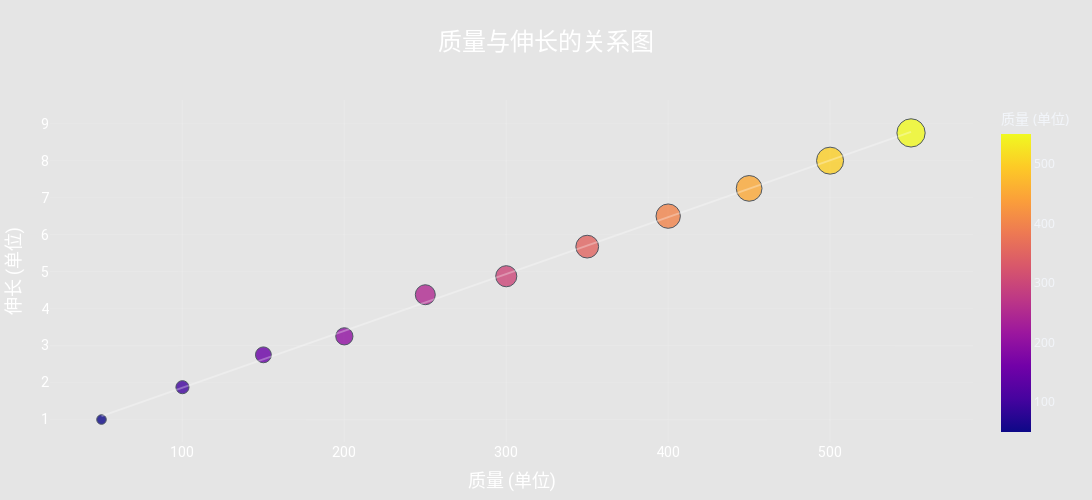

Here is the notebook cell this chart was saved with:
### Code cell
'''
Date: 2025-02-27 21:02:49
LastEditors: Aregene
LastEditTime: 2025-02-27 21:47:21
'''
import plotly.express as px

fig = px.scatter(
    df, 
    x='质量', 
    y='伸长', 
    title="质量与伸长的关系图",
    labels={'质量': '质量 (单位)', '伸长': '伸长 (单位)'},
    color='质量',  # 根据质量值自动着色
    size='伸长',   # 根据伸长值调整点的大小
    opacity=0.8,  # 设置点的透明度
    trendline="ols",  # 添加线性趋势线
    trendline_color_override="rgba(255,255,255,0.3)",  # 设置趋势线颜色
)

# 更新图表布局以美化
fig.update_layout(
    width=1100,  # 设置图表宽度
    height=500, # 设置图表高度
    template='plotly_dark',  # 设置图表模板，可以选择不同的颜色主题
    xaxis_title_text='质量 (单位)',  # X轴标题
    yaxis_title_text='伸长 (单位)',  # Y轴标题
    title_font=dict(size=24, color='white', family='Roboto'),  # 设置标题字体
    title_x=0.5,  # 设置标题水平居中
    xaxis=dict(title_font=dict(size=18, color='white', family='Roboto'), tickfont=dict(size=14, color='white', family='Roboto')),  # X轴字体
    yaxis=dict(title_font=dict(size=18, color='white', family='Roboto'), tickfont=dict(size=14, color='white', family='Roboto')),  # Y轴字体
    legend_title_text='图例',  # 图例标题
    legend=dict(x=0.9, y=0.9, title_font=dict(size=16, color='white', family='Roboto'), font=dict(size=14, color='white', family='Roboto'), bgcolor='rgba(0,0,0,0.5)'),  # 调整图例位置和样式
    plot_bgcolor='rgba(0,0,0,0)',  # 设置绘图区域背景颜色
    paper_bgcolor='rgba(0,0,0,0.1)',  # 设置整个图表背景颜色
    margin=dict(l=50, r=50, t=100, b=50),  # 设置图表的边距
    xaxis_showgrid=True,  # 显示X轴网格线
    yaxis_showgrid=True,  # 显示Y轴网格线
    xaxis_gridcolor='rgba(255,255,255,0.1)',  # 设置X轴网格线颜色
    yaxis_gridcolor='rgba(255,255,255,0.1)',  # 设置Y轴网格线颜色
)

# 显示图表
fig.show()

### Figure 1 — Plotly figure (JSON) as saved in the notebook; plotly's stock layout.template omitted (floating-point values rounded to 4 significant figures)
{"data": [{"hovertemplate": "质量 (单位)=%{marker.color}<br>伸长 (单位)=%{marker.size}<extra></extra>", "legendgroup": "", "marker": {"color": [50, 100, 150, 200, 250, 300, 350, 400, 450, 500, 550], "coloraxis": "coloraxis", "opacity": 0.8, "size": [1.0, 1.875, 2.75, 3.25, 4.375, 4.875, 5.675, 6.5, 7.25, 8.0, 8.75], "sizemode": "area", "sizeref": 0.02187, "symbol": "circle"}, "mode": "markers", "name": "", "orientation": "v", "showlegend": false, "type": "scatter", "x": [50, 100, 150, 200, 250, 300, 350, 400, 450, 500, 550], "xaxis": "x", "y": [1.0, 1.875, 2.75, 3.25, 4.375, 4.875, 5.675, 6.5, 7.25, 8.0, 8.75], "yaxis": "y"}, {"hovertemplate": "<b>OLS trendline</b><br>伸长 = 0.0153727 * 质量 + 0.324545<br>R<sup>2</sup>=0.998544<br><br>质量 (单位)=%{x}<br>伸长 (单位)=%{y} <b>(trend)</b><extra></extra>", "legendgroup": "", "line": {"color": "rgba(255,255,255,0.3)"}, "marker": {"symbol": "circle"}, "mode": "lines", "name": "", "showlegend": false, "type": "scatter", "x": [50, 100, 150, 200, 250, 300, 350, 400, 450, 500, 550], "xaxis": "x", "y": [1.093, 1.862, 2.63, 3.399, 4.168, 4.936, 5.705, 6.474, 7.242, 8.011, 8.78], "yaxis": "y"}], "layout": {"coloraxis": {"colorbar": {"title": {"text": "质量 (单位)"}}, "colorscale": [[0, "#0d0887"], [0.1111, "#46039f"], [0.2222, "#7201a8"], [0.3333, "#9c179e"], [0.4444, "#bd3786"], [0.5556, "#d8576b"], [0.6667, "#ed7953"], [0.7778, "#fb9f3a"], [0.8889, "#fdca26"], [1, "#f0f921"]]}, "height": 500, "legend": {"bgcolor": "rgba(0,0,0,0.5)", "font": {"color": "white", "family": "Roboto", "size": 14}, "itemsizing": "constant", "title": {"font": {"color": "white", "family": "Roboto", "size": 16}, "text": "图例"}, "tracegroupgap": 0, "x": 0.9, "y": 0.9}, "margin": {"b": 50, "l": 50, "r": 50, "t": 100}, "paper_bgcolor": "rgba(0,0,0,0.1)", "plot_bgcolor": "rgba(0,0,0,0)", "title": {"font": {"color": "white", "family": "Roboto", "size": 24}, "text": "质量与伸长的关系图", "x": 0.5}, "width": 1100, "xaxis": {"anchor": "y", "domain": [0, 1], "gridcolor": "rgba(255,255,255,0.1)", "showgrid": true, "tickfont": {"color": "white", "family": "Roboto", "size": 14}, "title": {"font": {"color": "white", "family": "Roboto", "size": 18}, "text": "质量 (单位)"}}, "yaxis": {"anchor": "x", "domain": [0, 1], "gridcolor": "rgba(255,255,255,0.1)", "showgrid": true, "tickfont": {"color": "white", "family": "Roboto", "size": 14}, "title": {"font": {"color": "white", "family": "Roboto", "size": 18}, "text": "伸长 (单位)"}}}}
